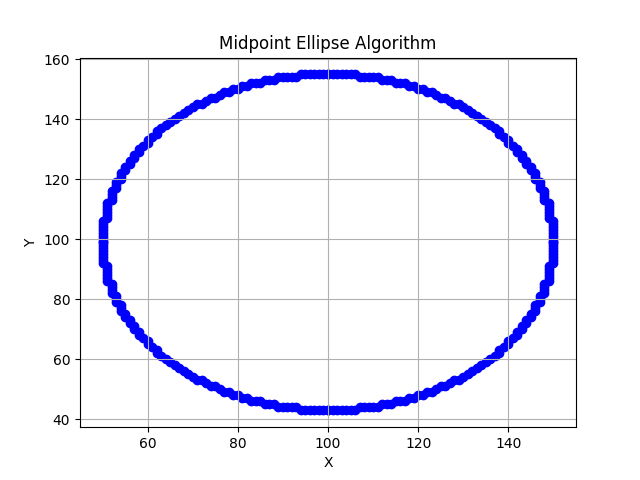

Reproduce this figure in Python.
import matplotlib.pyplot as plt

def midpoint_ellipse(rx, ry, xc, yc):
    # Initialize variables
    x = 0
    y = ry
    
    xs = []
    ys = []
    
    # Initial decision parameter for region 1
    p1 = ry * ry - (rx * rx * ry) + (0.25 * rx * rx)
    
    # Iterate through region 1
    while (2 * ry * ry * x <= 2 * rx * rx * y):
        # Plot points for all four quadrants
        xs.append(x + xc)
        ys.append(y + yc)

        xs.append(-x + xc)
        ys.append(y + yc)
        
        xs.append(x + xc)
        ys.append(-y + yc)

        xs.append(-x + xc)
        ys.append(-y + yc)

        if p1 < 0:
            x = x + 1
            p1 = p1 + 2 * ry * ry * x + ry * ry
        else:
            x = x + 1
            y = y - 1
            p1 = p1 + 2 * ry * ry * x - 2 * rx * rx * y + ry * ry

    # Initial decision parameter for region 2
    p2 = (ry * ry * (x + 0.5) * (x + 0.5)) + (rx * rx * (y - 1) * (y - 1)) - (rx * rx * ry * ry)
    
    # Iterate through region 2
    while (y >= 0):
        # Plot points for all four quadrants
        xs.append(x + xc)
        ys.append(y + yc)
        
        xs.append(-x + xc)
        ys.append(y + yc)
        
        xs.append(x + xc)
        ys.append(-y + yc)
        
        xs.append(-x + xc)
        ys.append(-y + yc)

        if p2 > 0:
            y = y - 1
            p2 = p2 - 2 * rx * rx * y + rx * rx
        else:
            x = x + 1
            y = y - 1
            p2 = p2 + 2 * ry * ry * x - 2 * rx * rx * y + rx * rx

    # Plot the ellipse
    plt.scatter(xs, ys, marker="o", color="blue")
    plt.title("Midpoint Ellipse Algorithm")
    plt.xlabel("X")
    plt.ylabel("Y")
    plt.grid()
    plt.show()

# Parameters for the ellipse (center, rx, ry)
xc, yc = 100, 99
rx, ry = 50, 56
midpoint_ellipse(rx, ry, xc, yc)

   

   
